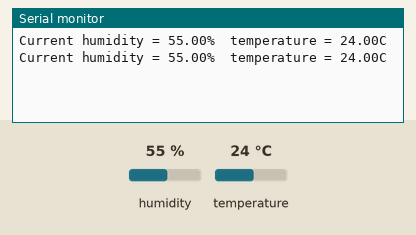
Bench run of a sketch on a simulated Arduino Uno, built with avr-gcc and run on an emulated ATmega328P. On the bench: the last lines printed to the serial monitor. Inputs (shaded band) come from the test bench; at power-on: humidity 55 %, temperature 24 °C.

Above: at 5.8 s.
5.9 s: humidity set to 22 %
At 10.7 s:
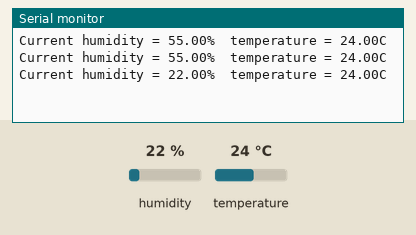
11.9 s: temperature set to 12 °C
At 15.4 s:
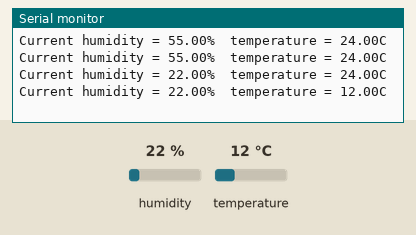
17.9 s: humidity set to 40 %
At 21.3 s:
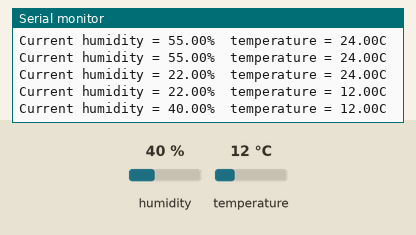
Timing chart, 0 to 22.8 s (numbered marks = the images above; inputs shaded):
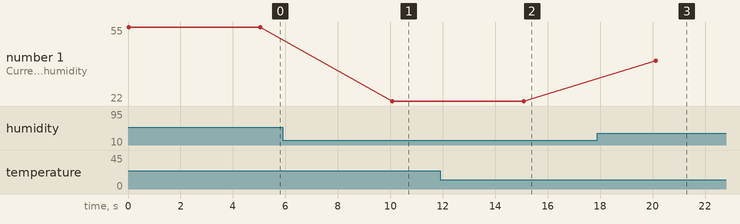

The sketch:

servo_test.ino
```cpp
#include <dht.h>
#define dht_apin A3
dht DHT;
void setup() {
  // put your setup code here, to run once:
  Serial.begin(9600);

}

void loop() {
  // put your main code here, to run repeatedly:
  DHT.read11(dht_apin);
   Serial.print("Current humidity = ");
   Serial.print(DHT.humidity);
   Serial.print("%  ");
   Serial.print("temperature = ");
   Serial.print(DHT.temperature);
   Serial.println("C  ");
  delay(5000);
}
```

Measured:
- after the input at 5.9 s, the serial monitor: prints a new line after 4.2 s (image 1)
- after the input at 11.9 s, the serial monitor: prints a new line after 3.2 s (image 2)
- after the input at 17.9 s, the serial monitor: prints a new line after 2.2 s (image 3)
- plotted number 1: 55 → 22 after the input at 5.9 s, 22 → 40 after the input at 17.9 s
